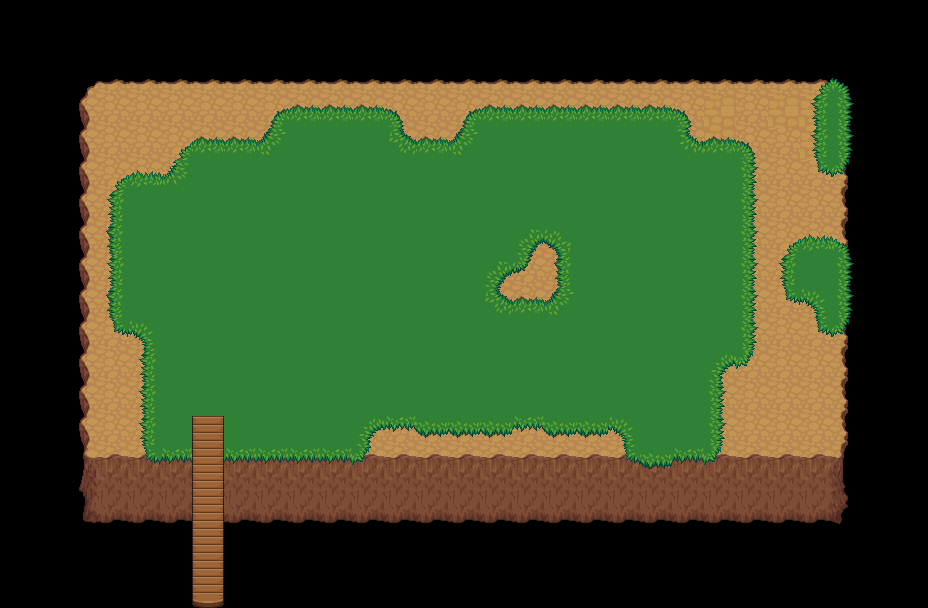

Tiled map render using the project's own tile images. Description and the map definition, with tile-layer contents summarised, below:
An orthogonal 29x19 tile map with 32x32 px tiles, 3 tile layers (Ground, Terrain, Detail), 3 hidden layers not drawn, 2 tilesets.

<map version="1.0" orientation="orthogonal" width="29" height="19" tilewidth="32" tileheight="32">
 <properties>
  <property name="initialSpawnCount" value="3" />
  <property name="maxSpawnCapacity" value="7" />
 </properties>
 <tileset firstgid="1" name="terrain_atlas" tilewidth="32" tileheight="32">
  <image source="../tilesets/terrain_atlas.png" trans="000000" width="1024" height="1024" />
 </tileset>
 <tileset firstgid="1025" name="frame" tilewidth="32" tileheight="32">
  <image source="../sprites/frame.png" trans="ffffff" width="32" height="32" />
 </tileset>
 <layer name="Ground" width="29" height="19">
  <data>[551 cells, 375 non-empty, 19 distinct tile ids]</data>
 </layer>
 <layer name="Terrain" width="29" height="19">
  <data>[551 cells, 247 non-empty, 24 distinct tile ids]</data>
 </layer>
 <layer name="Detail" width="29" height="19">
  <data>[551 cells, 6 non-empty, 2 distinct tile ids]</data>
 </layer>
 <layer name="DEBUG" width="29" height="19" visible="0">
  <data>[551 cells, 375 non-empty, 1 distinct tile ids]</data>
 </layer>
 <objectgroup name="Exits" width="29" height="19" visible="0" />
 <layer name="#SPAWN wholeMap" width="29" height="19" visible="0">
  <properties>
   <property name="spawnableItems" value="Ore,Wood,Blackberry" />
  </properties>
  <data>[551 cells, 252 non-empty, 1 distinct tile ids]</data>
 </layer>
 <layer name="#SPAWN smallerBit" width="29" height="19" visible="0">
  <properties>
   <property name="spawnableItems" value="Scrap" />
  </properties>
  <data>[551 cells, 13 non-empty, 1 distinct tile ids]</data>
 </layer>
</map>
